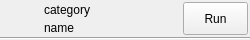
<?xml version="1.0" encoding="UTF-8"?>
<ui version="4.0">
 <class>toolManagerUI</class>
 <widget class="QWidget" name="toolManagerUI">
  <property name="geometry">
   <rect>
    <x>0</x>
    <y>0</y>
    <width>250</width>
    <height>40</height>
   </rect>
  </property>
  <property name="sizePolicy">
   <sizepolicy hsizetype="Ignored" vsizetype="Ignored">
    <horstretch>0</horstretch>
    <verstretch>0</verstretch>
   </sizepolicy>
  </property>
  <property name="minimumSize">
   <size>
    <width>250</width>
    <height>40</height>
   </size>
  </property>
  <property name="maximumSize">
   <size>
    <width>16777215</width>
    <height>40</height>
   </size>
  </property>
  <property name="windowTitle">
   <string>Form</string>
  </property>
  <layout class="QGridLayout" name="gridLayout">
   <property name="leftMargin">
    <number>0</number>
   </property>
   <property name="topMargin">
    <number>0</number>
   </property>
   <property name="rightMargin">
    <number>0</number>
   </property>
   <property name="bottomMargin">
    <number>0</number>
   </property>
   <property name="spacing">
    <number>0</number>
   </property>
   <item row="0" column="0">
    <layout class="QHBoxLayout" name="horizontalLayout">
     <property name="spacing">
      <number>4</number>
     </property>
     <property name="leftMargin">
      <number>4</number>
     </property>
     <property name="topMargin">
      <number>2</number>
     </property>
     <property name="rightMargin">
      <number>2</number>
     </property>
     <property name="bottomMargin">
      <number>2</number>
     </property>
     <item>
      <widget class="QLabel" name="lbl_icon">
       <property name="minimumSize">
        <size>
         <width>32</width>
         <height>32</height>
        </size>
       </property>
       <property name="maximumSize">
        <size>
         <width>32</width>
         <height>32</height>
        </size>
       </property>
       <property name="text">
        <string/>
       </property>
       <property name="scaledContents">
        <bool>true</bool>
       </property>
      </widget>
     </item>
     <item>
      <layout class="QVBoxLayout" name="verticalLayout">
       <property name="spacing">
        <number>4</number>
       </property>
       <property name="leftMargin">
        <number>4</number>
       </property>
       <item>
        <widget class="QLabel" name="lbl_category">
         <property name="text">
          <string>category</string>
         </property>
        </widget>
       </item>
       <item>
        <widget class="QLabel" name="lbl_name">
         <property name="text">
          <string>name</string>
         </property>
        </widget>
       </item>
      </layout>
     </item>
     <item>
      <spacer name="horizontalSpacer">
       <property name="orientation">
        <enum>Qt::Horizontal</enum>
       </property>
       <property name="sizeHint" stdset="0">
        <size>
         <width>123</width>
         <height>20</height>
        </size>
       </property>
      </spacer>
     </item>
     <item>
      <widget class="QPushButton" name="pb_run">
       <property name="sizePolicy">
        <sizepolicy hsizetype="Expanding" vsizetype="Expanding">
         <horstretch>0</horstretch>
         <verstretch>0</verstretch>
        </sizepolicy>
       </property>
       <property name="minimumSize">
        <size>
         <width>65</width>
         <height>32</height>
        </size>
       </property>
       <property name="maximumSize">
        <size>
         <width>65</width>
         <height>16777215</height>
        </size>
       </property>
       <property name="text">
        <string>Run</string>
       </property>
       <property name="checkable">
        <bool>false</bool>
       </property>
       <property name="checked">
        <bool>false</bool>
       </property>
      </widget>
     </item>
    </layout>
   </item>
   <item row="1" column="0">
    <widget class="Line" name="line">
     <property name="orientation">
      <enum>Qt::Horizontal</enum>
     </property>
    </widget>
   </item>
  </layout>
 </widget>
 <resources/>
 <connections/>
</ui>
